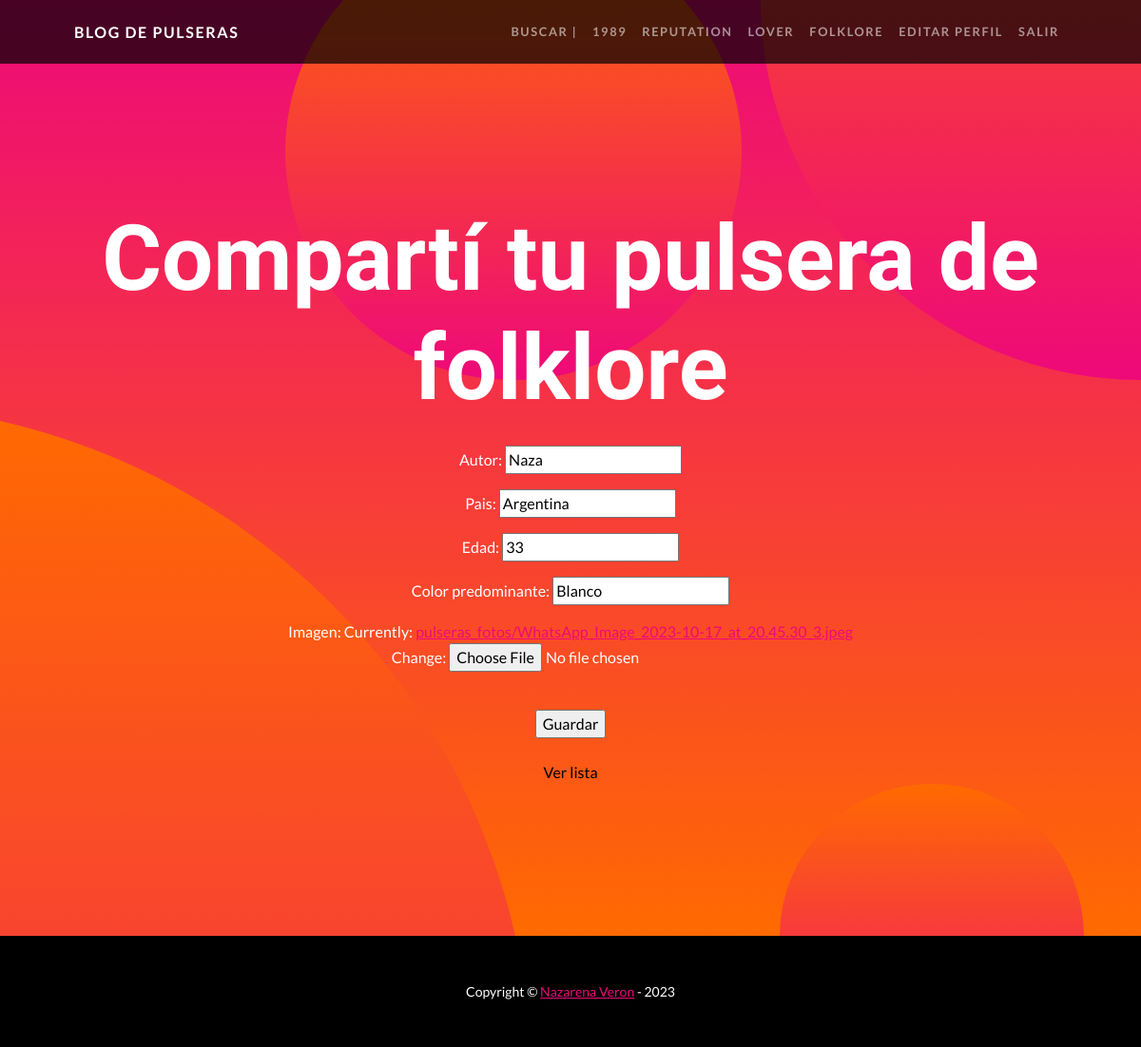
Screenshot of /TS/folklore/actualizar/2 (signed in) with the database file from the repository.
### BlogApp/models.py (models this page shows, shortened)
class pulseraFolklore(models.Model):
    imagen = models.ImageField(upload_to='pulseras_fotos', null=False, blank=False, default="n")
    autor = models.CharField(max_length=100, default="Desconocido")
    pais = models.CharField(max_length=50, default="Desconocido")
    edad = models.PositiveIntegerField(default=13)
    color_predominante = models.CharField(max_length=30, default="Blanco")

### BlogApp/views.py (the view)
# urls.py: path('folklore/actualizar/<int:pk>',ActualizarFolklore.as_view(), name="actualizar_folklore"),
class ActualizarFolklore(LoginRequiredMixin, UpdateView):
    model = pulseraFolklore
    success_url = "/TS/folklore/list"
    fields = ["autor", "pais", "edad", "color_predominante", "imagen"]

### BlogApp/templates/BlogApp/pulserafolklore_form.html (shortened to what this page needs)
{% extends "BlogApp/welcome.html" %}
{% load static %}
{% block texto1 %}<h1 class="masthead-heading mb-0">Compartí tu pulsera de folklore</h1>{% endblock%}
{% block FORM %}
<br>
<form action="" method="POST" autocomplete="off" enctype="multipart/form-data"> {% csrf_token %}
    {{ form.as_p }}
<br>
<input type="submit" value="Guardar">
</form>
<br>
<a class="enlace_vistas" href="{% url 'ver_folklore' %}">Ver lista</a>
{% endblock %}

### BlogApp/templates/BlogApp/pulserafolklore_form.html (style rules this page uses)
.enlace_vistas { text-decoration: none; color: black; }

### rows the page displays
pulseraFolklore: autor "Naza", pais "Argentina", edad "33", color_predominante "Blanco"
